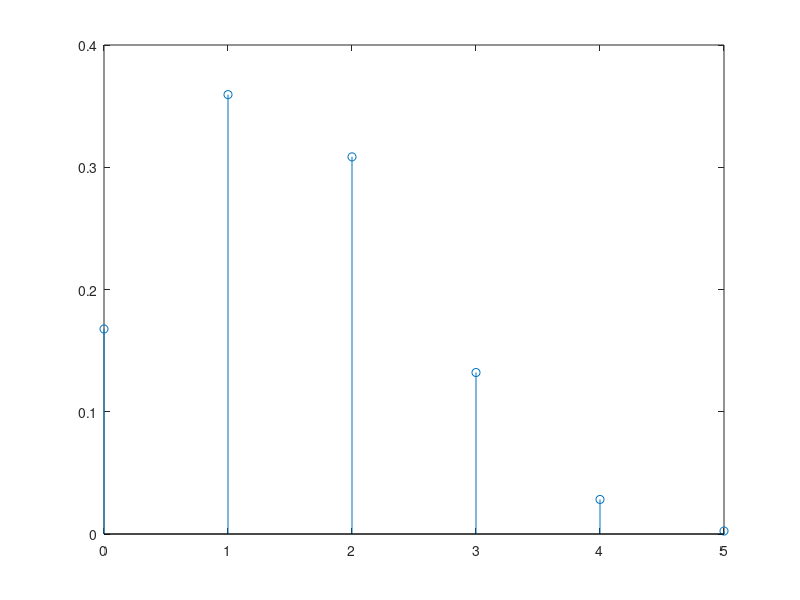

Here is the MATLAB script that generated this plot:
%a)
N= 1e5; %nu´mero de experieˆncias
p = 0.3; %probabilidade de cara
k = 3; %nu´mero de caras
n = 5; %nu´mero de lanc¸amentos
lancamentos = rand(n,N) < p;
sucessos= sum(lancamentos)==k;
probSimulacaoa= sum(sucessos)/N

%b)
N= 1e5; %nu´mero de experieˆncias
p = 0.3; %probabilidade de cara
k = 2; %nu´mero de caras
n = 5; %nu´mero de lanc¸amentos
lancamentos = rand(n,N) < p;
sucessos= sum(lancamentos)<=k;
probSimulacaob= sum(sucessos)/N

%c)
N = 1e6; %nr experiencias
p = 0.3;%prob de sair com defeito

n = 5;  %nr amostras

for x = 0:n

    defeituoso = rand(n,N) < p;
    
    defeitos = sum(defeituoso) == x;
    
    %disp(defeitos)
    probSimulacao = sum(defeitos)/N;

    P(x+1) = probSimulacao;
    fprintf("ProbSimulacao -> %.10f \n", probSimulacao);
end

stem([0,1,2,3,4,5],P)